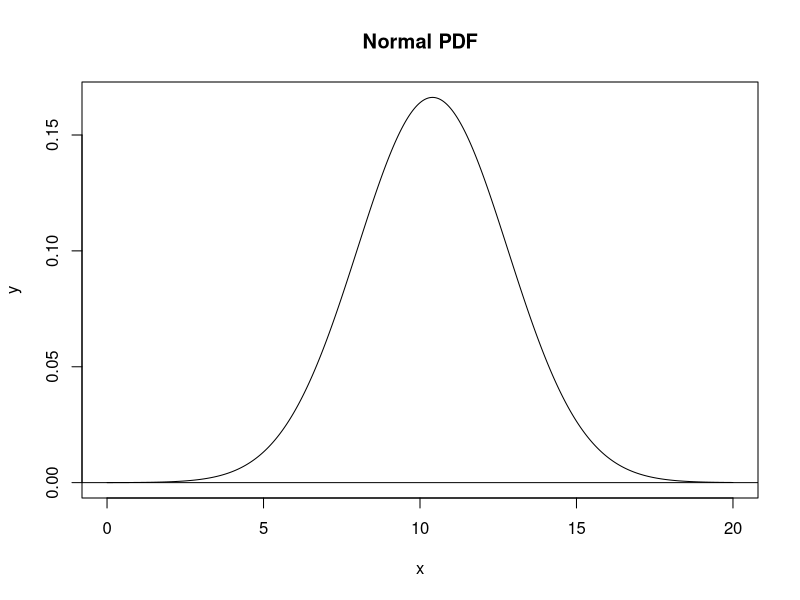
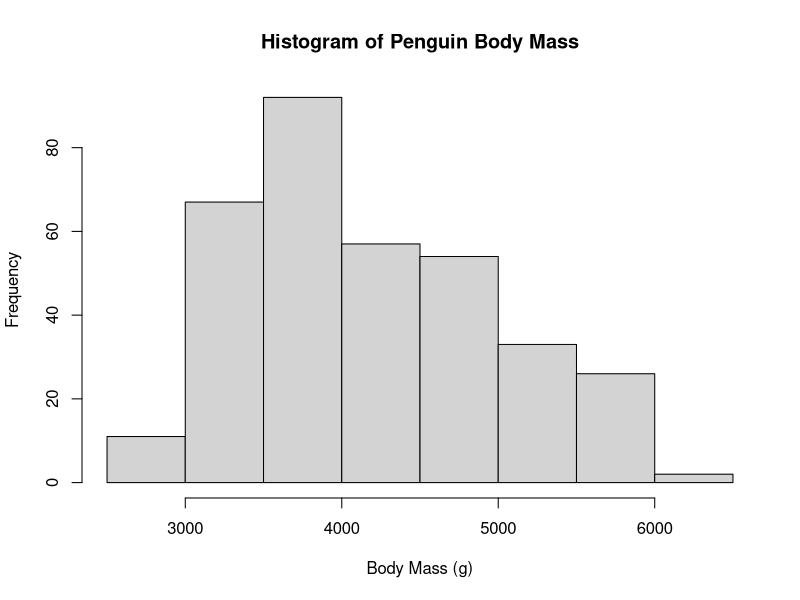
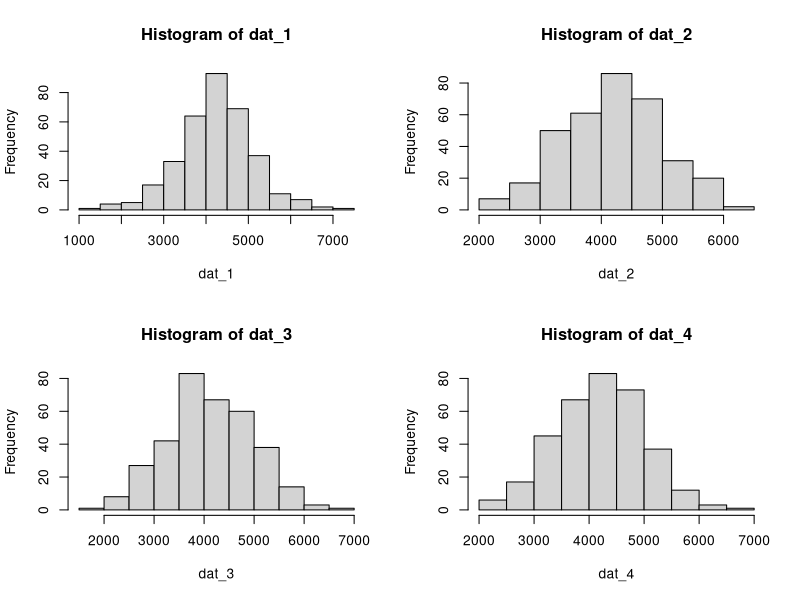
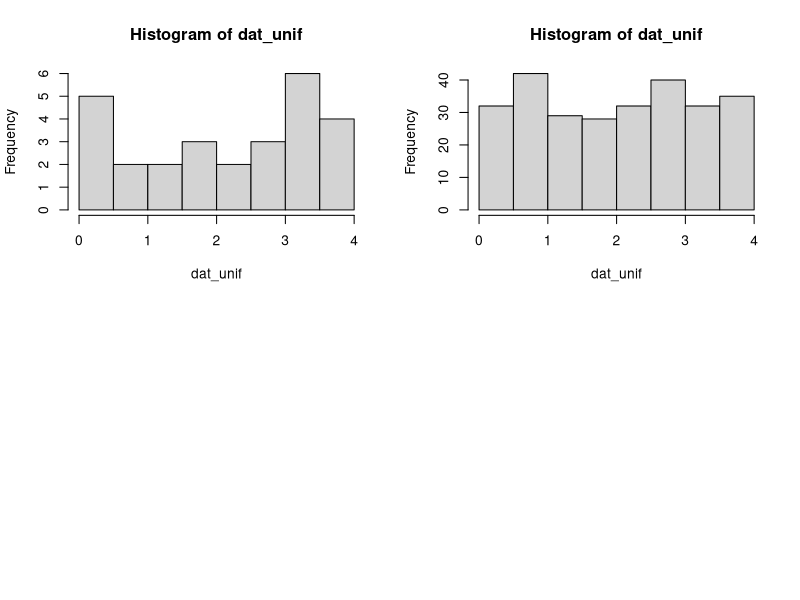
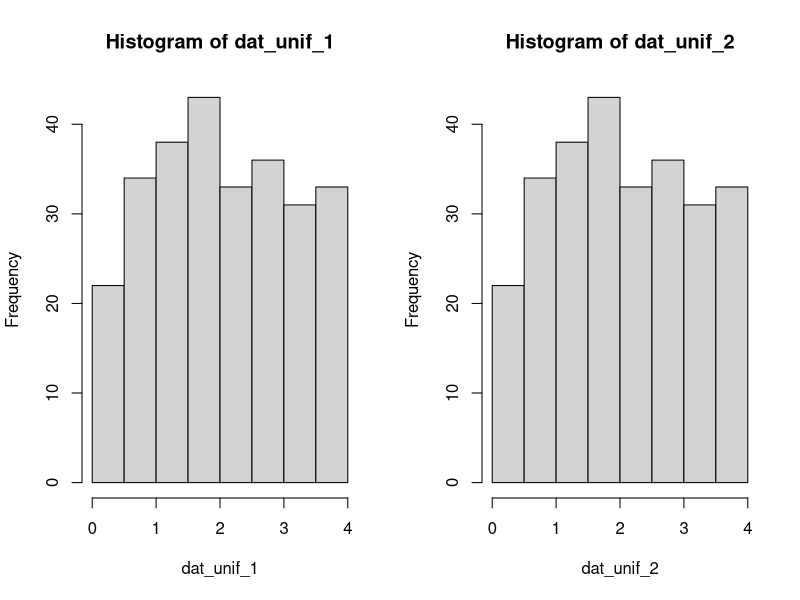
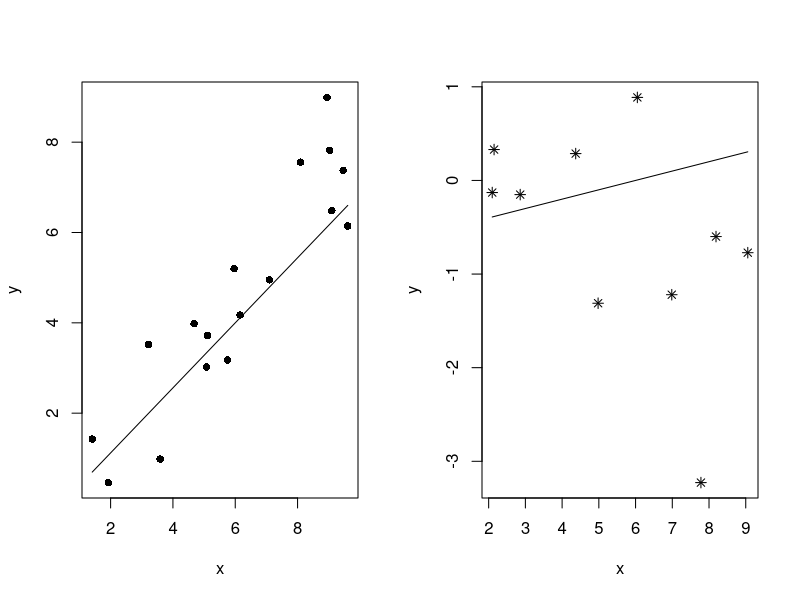
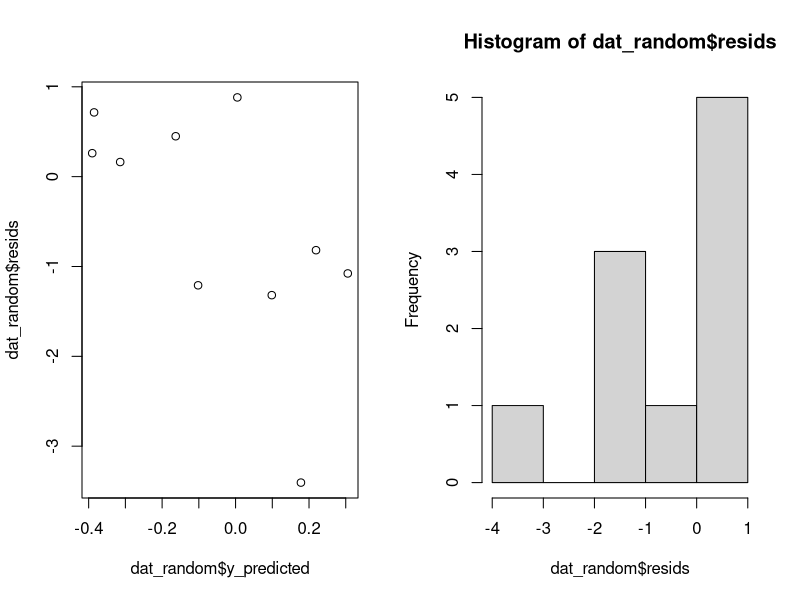
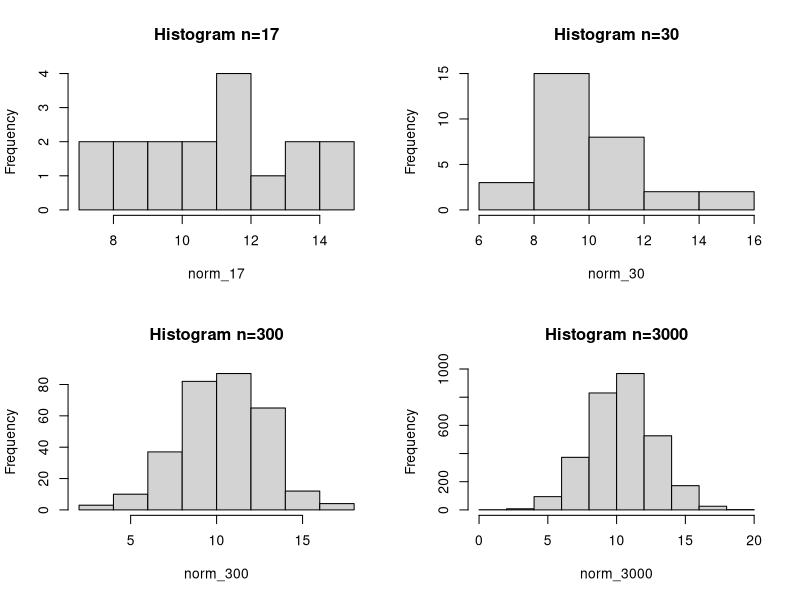

These charts were generated, in order, by the following R code:
# Generate a vector of x-values
x = seq(0, 20, length.out = 1000)
y = dnorm(x, mean=10.4, sd=2.4)

plot(x, y, main = "Normal PDF", type = "l")
abline(h = 0)

require(palmerpenguins)
hist(
  penguins$body_mass_g,
  main = "Histogram of Penguin Body Mass",
  xlab = "Body Mass (g)")

mean(penguins$body_mass_g, na.rm = FALSE)
sd(penguins$body_mass_g, na.rm = FALSE)
nrow(penguins)

n_samples = 344
pop_sd = 802
pop_mean = 4202

dat_1 = rnorm(n = n_samples, mean = pop_mean, sd = pop_sd)
dat_2 = rnorm(n = n_samples, mean = pop_mean, sd = pop_sd)
dat_3 = rnorm(n = n_samples, mean = pop_mean, sd = pop_sd)
dat_4 = rnorm(n = n_samples, mean = pop_mean, sd = pop_sd)

par(mfrow = c(2, 2))

hist(dat_1)
hist(dat_2)
hist(dat_3)
hist(dat_4)

dat_unif = runif(n = 27, min = 0, max = 4)
hist(dat_unif)

dat_unif = runif(n = 270, min = 0, max = 4)
hist(dat_unif)

set.seed(1)
dat_unif_1 = runif(n = 270, min = 0, max = 4)
set.seed(1)
dat_unif_2 = runif(n = 270, min = 0, max = 4)

par(mfrow = c(1, 2))
hist(dat_unif_1)
hist(dat_unif_2)

# Calculates the value of y for a linear function, given the coordinates
# of a known point (x1, y1) and the slope of the line.
line_point_slope = function(x, x1, y1, slope)
{
  get_y_intercept = 
    function(x1, y1, slope) 
      return(-(x1 * slope) + y1)
  
  linear = 
    function(x, yint, slope) 
      return(yint + x * slope)
  
  return(linear(x, get_y_intercept(x1, y1, slope), slope))
}

set.seed(123)
n = 17
slope = 0.7
intcp = 0.2

guess_x = 6
guess_y = 4
guess_slope = 0.72

x = runif(n = n, min = 1, max = 10)
y = rnorm(n = n, mean = slope * x + intcp)

plot(x, y, pch = 16)
curve(line_point_slope(x, guess_x, guess_y, guess_slope), add = T)

n_pts = 10
x_min = 1
x_max = 10

# X values are uniformly distributed
x_random = runif(n = n_pts, min = x_min, max = x_max)

# Y values are normally-distributed.
# I used the default parameters for mean and sd.
y_random = rnorm(n = n_pts)

dat_random = data.frame(x = x_random, y = y_random)

guess_x = 6
guess_y = 0
guess_slope = 0.1


plot(y ~ x, data = dat_random, pch = 8)
curve(line_point_slope(x, guess_x, guess_y, guess_slope), add = T)

line_point_slope(dat_random$x, guess_x, guess_y, guess_slope)

dat_random$y_predicted=line_point_slope(dat_random$x, guess_x, guess_y, guess_slope)
dat_random$y_predicted

dat_random$resids=y_random - dat_random$y_predicted
sum(dat_random$resids)

plot(x = dat_random$y_predicted, y=dat_random$resids)
hist(x=dat_random$resids)

pop_sd = 2.4
pop_mean = 10.4

norm_17  = rnorm(n= 17, mean= pop_mean, sd= pop_sd)
norm_30 = rnorm(n= 30, mean= pop_mean, sd= pop_sd)
norm_300 = rnorm(n= 300, mean= pop_mean, sd= pop_sd)
norm_3000 = rnorm(n= 3000, mean= pop_mean, sd= pop_sd)

par(mfrow = c(2, 2))
hist(main= "Histogram n=17", x= norm_17)
hist(main= "Histogram n=30", x=norm_30)
hist(main= "Histogram n=300", x=norm_300)
hist(main= "Histogram n=3000", x=norm_3000)

require(here)
pdf(file=("norm_1.pdf"))


dev.off()

x = seq(0, 20, length.out = 1000)
y = dnorm(x, mean=10.4, sd=2.4)
plot(x, y, main = "Normal PDF: mean: 10.4 sd=2.4", type = "l")
pdf(file= "norm_1.pdf", bg="white")

#Questions 9-10
set.seed(1)
dat_unif_1 = runif(n = 270, min = 0, max = 4)
set.seed(1)
dat_unif_2 = runif(n = 270, min = 0, max = 4)

dat_unif_1
dat_unif_2

hist(x=dat_unif_1, col="red", main= "Histogram of Random Uniformly Generated Data", xlab= "Random Data")

hist(x=dat_unif_2, col="blue", main= "Histogram of Randomly Generated Data 2.0", xlab= "Random Data")

random_1 = rnorm(n=65, mean=800, sd=1)
hist(x=random_1, main= "Histogram of Randomly Generated Data 2.0", xlab= "Random Numbers", col="Steel blue")

dat_unif_2= runif(n=65, min=0, max=10)
plot(x=dat_unif_2, y=random_1, main="Scatterplot of Randomness", col="purple")

boxplot(x=dat_unif_2, main= "Boxplot of Random Data", ylab= "Random numbers", col="lime green")

par(mfrow = c(2, 2))

pdf(file= "random_fig2.pdf", bg="white")

par(mfrow = c(2, 2))
boxplot(x=dat_unif_2, main= "Boxplot of Random Data n= 65", ylab= "Random numbers", col="lime green")
plot(x=dat_unif_2, y=random_1, main="Scatterplot of Randomness n=65", col="purple")
hist(x=random_1, main= "Histogram of Random Data n=65", xlab= "Random numbers", col="Steel blue")
hist(x=dat_unif_1, col="red", main= "Histogram of Random Data n= 270", xlab= "Random numbers")

dev.off()

n_pts = 65
x_min = 0
x_max = 10

# X values are uniformly distributed
dat_unif_2 = runif(n = n_pts, min = x_min, max = x_max)

# Y values are normally-distributed.
# I used the default parameters for mean and sd.
y_random = rnorm(n = n_pts)

dat_random = data.frame(x = dat_unif_2, y = y_random)

plot(y ~ x, data = dat_random, pch = 8)

# Calculates the value of y for a linear function, given the coordinates
# of a known point (x1, y1) and the slope of the line.
line_point_slope = function(x, x1, y1, slope)
{
  get_y_intercept = 
    function(x1, y1, slope) 
      return(-(x1 * slope) + y1)
  
  linear = 
    function(x, yint, slope) 
      return(yint + x * slope)
  
  return(linear(x, get_y_intercept(x1, y1, slope), slope))
}
x= dat_unif_2
guess_x= 4
guess_y= 0
guess_slope= 0.3

curve(line_point_slope(x, guess_x, guess_y, guess_slope), add = TRUE)
curve(line_point_slope(x, guess_x, guess_y, guess_slope), add= TRUE)

pdf(file= "random_line.pdf", bg="white")

dev.off()

line_point_slope(dat_random$x, guess_x, guess_y, guess_slope)
dat_random$y_predicted=line_point_slope(dat_random$x, guess_x, guess_y, guess_slope)
dat_random$y_predicted

dat_random$resids=y_random - dat_random$y_predicted
dat_random$resids

pdf(file= "resids.pdf", bg="white")

par(mfrow = c(2, 1))

hist(dat_random$resids, main="Histogram of Model Residuals", xlab= "Residual values")

plot(x=dat_random$y_predicted, y= dat_random$resids, main= "Residual Scatterplot", xlab= "predicted values", ylab= "residual values")

dev.off()
